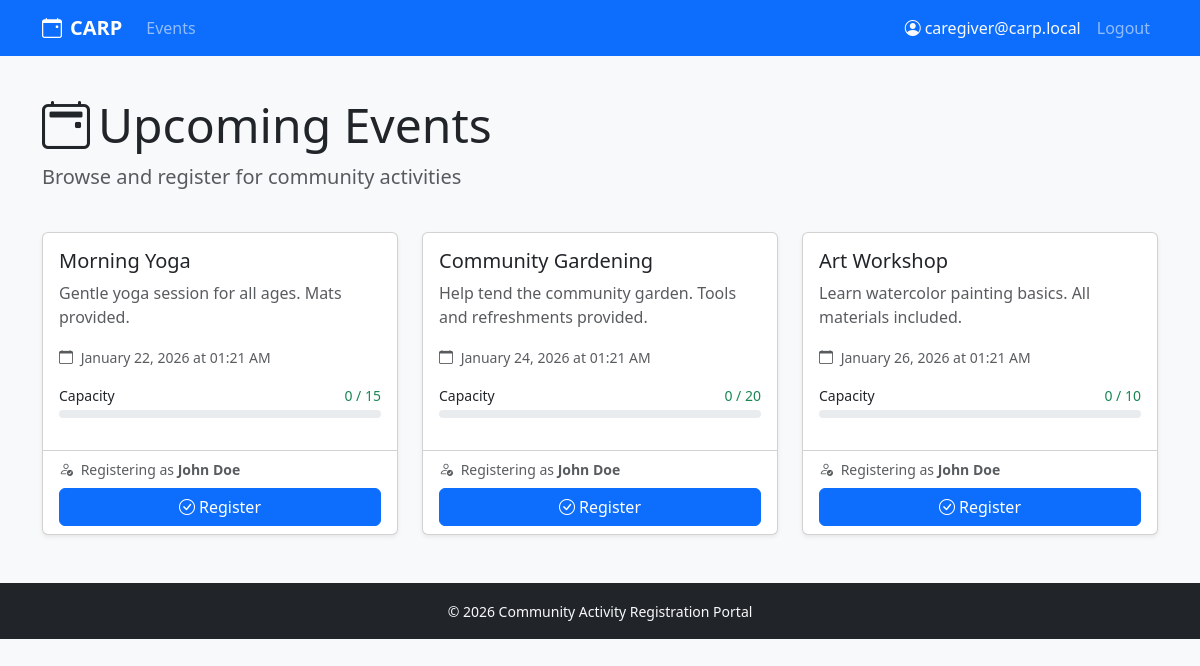
The app's page / (signed in) with its own data.
### app/models.py (models this page shows, shortened)
class User(UserMixin, db.Model):
    __tablename__ = 'user'
    id: int = db.Column(db.Integer, primary_key=True)
    email: str = db.Column(db.String(120), unique=True, nullable=False, index=True)
    password_hash: str = db.Column(db.String(128), nullable=False)
    role: str = db.Column(db.String(20), default='caregiver', nullable=False)
    participants = db.relationship('Participant', back_populates='user', lazy='dynamic')
    def is_admin(self) -> bool:
        return self.role == 'admin'

class Event(db.Model):
    __tablename__ = 'event'
    id: int = db.Column(db.Integer, primary_key=True)
    title: str = db.Column(db.String(100), nullable=False)
    description: Optional[str] = db.Column(db.Text, nullable=True)
    max_capacity: int = db.Column(db.Integer, default=20, nullable=False)
    start_time: datetime = db.Column(db.DateTime, nullable=False)
    registrations = db.relationship('Registration', back_populates='event', lazy='dynamic')

class Participant(db.Model):
    __tablename__ = 'participant'
    id: int = db.Column(db.Integer, primary_key=True)
    nric: str = db.Column(db.String(20), unique=True, nullable=False, index=True)
    full_name: str = db.Column(db.String(100), nullable=False)
    user_id: Optional[int] = db.Column(db.Integer, db.ForeignKey('user.id'), nullable=True)
    user = db.relationship('User', back_populates='participants')
    registrations = db.relationship('Registration', back_populates='participant', lazy='dynamic')

### app/routes.py (the view)
@main_bp.route('/')
def index():
    events_data = get_all_events_with_counts()
    linked_participant = None
    if current_user.is_authenticated:
        linked_participant = get_participant_for_user(current_user.id)
    return render_template(
        'index.html',
        events_data=events_data,
        linked_participant=linked_participant
    )

### app/models.py (called while the page is built)
@login_manager.user_loader
def load_user(user_id: str) -> Optional[User]:
    return db.session.get(User, int(user_id))

### app/services.py (called while the page is built)
def get_event_registration_count(event_id: int) -> int:
    count = db.session.scalar(
        db.select(func.count(Registration.id)).filter_by(event_id=event_id)
    )
    return count or 0

def get_all_events_with_counts() -> list[dict]:
    events = db.session.execute(db.select(Event)).scalars().all()
    result = []
    for event in events:
        count = get_event_registration_count(event.id)
        result.append({
            'event': event,
            'count': count,
            'is_full': count >= event.max_capacity
        })
    return result

def get_participant_for_user(user_id: int) -> Optional[Participant]:
    return db.session.execute(
        db.select(Participant).filter_by(user_id=user_id)
    ).scalar_one_or_none()

### app/templates/index.html (shortened to what this page needs)
{% extends "base.html" %}
{% from "macros.html" import render_event_card %}
{% block content %}
<div class="row mb-4">
    <div class="col">
        <h1 class="display-5">
            <i class="bi bi-calendar2-event me-2"></i>Upcoming Events
        </h1>
        <p class="lead text-muted">Browse and register for community activities</p>
    </div>
</div>
{% if events_data %}
<div class="row">
    {% for event_data in events_data %}
    {{ render_event_card(event_data, linked_participant) }}
    {% endfor %}
</div>
{% else %}
<div class="alert alert-info">
    <i class="bi bi-info-circle me-2"></i>
    No events are currently available. Check back soon!
</div>
{% endif %}
{% endblock %}

### app/templates/base.html (shortened to what this page needs)
<!DOCTYPE html>
<html lang="en">
<head>
    <link href="https://cdn.jsdelivr.net/npm/bootstrap@5.3.2/dist/css/bootstrap.min.css" rel="stylesheet">
    <link href="https://cdn.jsdelivr.net/npm/bootstrap-icons@1.11.1/font/bootstrap-icons.css" rel="stylesheet">
</head>
<body class="bg-light">
    <nav class="navbar navbar-expand-lg navbar-dark bg-primary no-print">
        <div class="container">
            <a class="navbar-brand fw-bold" href="{{ url_for('main.index') }}">
                <i class="bi bi-calendar-event me-2"></i>CARP
            </a>
            <div class="collapse navbar-collapse" id="navbarNav">
                <ul class="navbar-nav me-auto">
                    <li class="nav-item">
                        <a class="nav-link" href="{{ url_for('main.index') }}">Events</a>
                    </li>
                </ul>
                <ul class="navbar-nav">
                    {% if current_user.is_authenticated %}
                    <li class="nav-item">
                        <span class="nav-link text-light">
                            <i class="bi bi-person-circle me-1"></i>{{ current_user.email }}
                        </span>
                    </li>
                    <li class="nav-item">
                        <a class="nav-link" href="{{ url_for('main.logout') }}">Logout</a>
                    </li>
                    {% else %}
                    <li class="nav-item">
                        <a class="nav-link" href="{{ url_for('main.login') }}">Login</a>
                    </li>
                    {% endif %}
                </ul>
            </div>
        </div>
    </nav>
    <main class="container py-4">
        {% block content %}{% endblock %}
    </main>
    <footer class="bg-dark text-light py-3 mt-auto no-print">
        <div class="container text-center">
            <small>&copy; 2026 Community Activity Registration Portal</small>
        </div>
    </footer>
</body>
</html>

### app/templates/macros.html (shortened to what this page needs)
{% macro render_event_card(event_data, linked_participant) %}
{% set event = event_data.event %}
{% set count = event_data.count %}
{% set is_full = event_data.is_full %}
<div class="col-md-6 col-lg-4 mb-4">
    <div class="card event-card h-100 shadow-sm">
        <div class="card-body">
            <h5 class="card-title">{{ event.title }}</h5>
            <p class="card-text text-muted">{{ event.description or 'No description available.' }}</p>
            <div class="mb-3">
                <small class="text-muted">
                    <i class="bi bi-calendar me-1"></i>
                    {{ event.start_time.strftime('%B %d, %Y at %I:%M %p') }}
                </small>
            </div>
            <div class="mb-3">
                <div class="d-flex justify-content-between mb-1">
                    <small>Capacity</small>
                    <small class="{% if is_full %}text-danger{% else %}text-success{% endif %}">
                        {{ count }} / {{ event.max_capacity }}
                    </small>
                </div>
                <div class="progress capacity-bar">
                </div>
            </div>
        </div>
        <div class="card-footer bg-transparent">
            {% if is_full %}
            <button class="btn btn-secondary w-100" disabled>
                <i class="bi bi-x-circle me-1"></i>Full
            </button>
            {% else %}
            {% if linked_participant %}
            <form method="POST" action="{{ url_for('main.register', event_id=event.id) }}">
                <p class="small text-muted mb-2">
                    <i class="bi bi-person-check me-1"></i>
                    Registering as <strong>{{ linked_participant.full_name }}</strong>
                </p>
                <button type="submit" class="btn btn-primary w-100">
                    <i class="bi bi-check-circle me-1"></i>Register
                </button>
            </form>
            {% endif %}
            {% endif %}
        </div>
    </div>
</div>
{% endmacro %}

### app/templates/base.html (style rules this page uses)
.capacity-bar { height: 8px; border-radius: 4px; }
.event-card { transition: transform 0.2s ease-in-out; }

### records on screen
User: email "caregiver@carp.local"
Event: title "Morning Yoga", description "Gentle yoga session for all ages. Mats provided.", start_time "January 22, 2026 at 01:21 AM", max_capacity "15"
Participant: full_name "John Doe" "John Doe" "John Doe"
Event: title "Community Gardening", description "Help tend the community garden. Tools and refreshments provided.", start_time "January 24, 2026 at 01:21 AM", max_capacity "20"
Event: title "Art Workshop", description "Learn watercolor painting basics. All materials included.", start_time "January 26, 2026 at 01:21 AM", max_capacity "10"

### other values on screen
{{ count }} "0" "0" "0"
